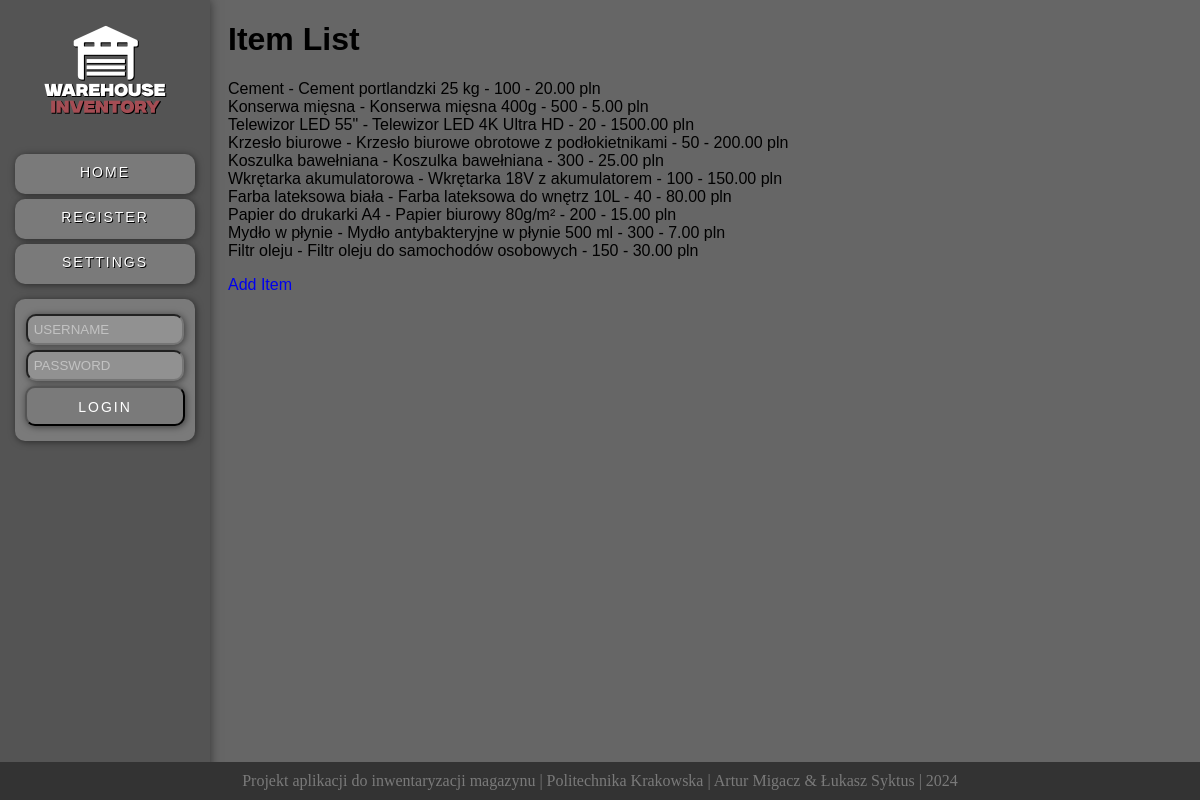
Before: / with the older database file.
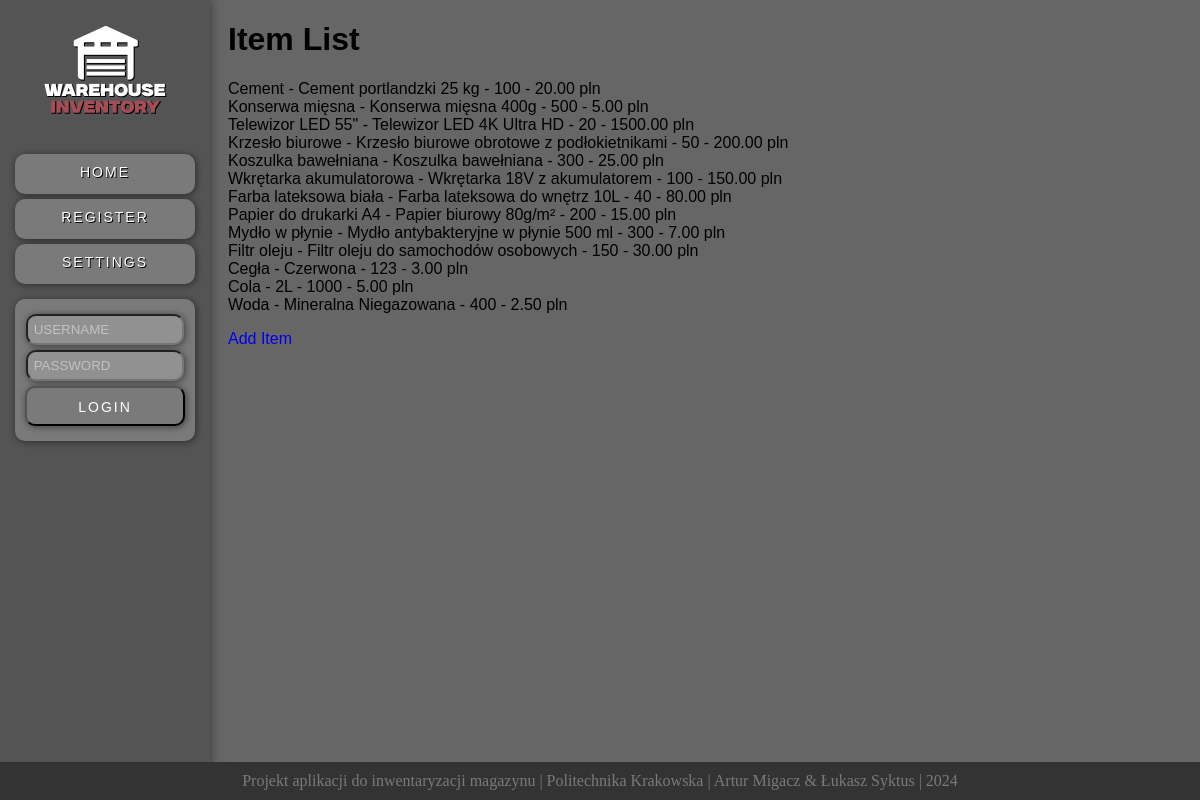
After: the same page with the newer database file.
### warehouseApp/models.py (models this page shows, shortened)
class Item(models.Model):
    name = models.CharField(max_length=200)
    description = models.TextField(blank=True)
    quantity = models.PositiveIntegerField()
    price = models.DecimalField(max_digits=10, decimal_places=2)
    added_date = models.DateTimeField(auto_now_add=True)

### warehouseApp/views.py (the view, shortened to what this page needs)
# urls.py: path('', views.main_view, name='main_view'),
def main_view(request, page='home'):
    items = Item.objects.all()
    return render(request, 'index.html', {'page': page, 'items' : items})

### templates/index.html (shortened to what this page needs)
<!DOCTYPE html>
{% load static %}
<html lang="en">
<head>
    <link rel="stylesheet" href="{% static 'style.css' %}">
</head>
<body>
    <div class="rectangle">
        <img src="{% static 'warehouse_logo_white.png' %}" height="128" width="128" class="logo">
        <ul>
            <a href="/"><li><div class="panel_button"><div class="text_center">HOME</div></div></li></a>
            {% if user.is_authenticated %}
                {% if user.is_staff  %}
                    <a href="/admin"><li><div class="panel_button"><div class="text_center">ADMIN PANEL</div></div></li></a>
                {% endif %}
                <a href="/page/profile"><li><div class="panel_button"><div class="text_center">PROFILE</div></div></li></a>
            {% else %}
                <a href="/page/register"><li><div class="panel_button"><div class="text_center">REGISTER</div></div></li></a>
            {% endif %}
            <a href="/page/settings"><li><div class="panel_button"><div class="text_center">SETTINGS</div></div></li></a>
            {% if not user.is_authenticated %}
                <div class="panel_login">
                    <form action="" method="post">
                        <li><input type="text" class="panel_button panel_input" id="usesrname" name="username" placeholder=" USERNAME" Required></li>
                        <li><input type="password" class="panel_button panel_input password_input" id="password" name="password" placeholder=" PASSWORD" Required></li>
                        <li><button type="submit" class="panel_button panel_button_login"><div class="text_center">LOGIN</div></button></li>
                    </form>
                </div>
            {% else %}
            <a href="/logout"><li><div class="panel_button panel_button_logout"><div class="text_center">LOGOUT</div></div></li></a>
            {% endif %}
        </ul>
    </div>
    <div class="main_content">
        {% if page == "settings" %}
            {% include "settings.html" %}
        {% elif page == "home" %}
            {% include "inventory.html" %}
        {% elif page == "add_item" %}
            {% include "add_item.html" %}
        {% endif %}
    </div>
    <footer>Projekt aplikacji do inwentaryzacji magazynu  |  Politechnika Krakowska  |  Artur Migacz & Łukasz Syktus  |  2024</footer>
</body>
</html>

### templates/inventory.html (shortened to what this page needs)
<!DOCTYPE html>
<html>
<head>
</head>
<body>
<h1>Item List</h1>
<ul>
    {% for item in items %}
        <li>{{ item.name }} - {{ item.description }} - {{ item.quantity }} - {{ item.price }} pln</li>
    {% endfor %}
</ul>
<a href="{% url 'add_item' %}">Add Item</a>
</body>
</html>

### static_files/style.css (style rules this page uses)
.main_content { font-family: 'Milker', sans-serif; height: 90vh; margin-right: 10px; margin-left: 220px; }
.rectangle { font-family: 'Milker', sans-serif; text-shadow: 1px 1px black; width: 210px; height: 100vh; background-color: #545454; position: fixed; top: 0; left: 0; box-shadow: 0px 0px 10px rgba(0, 0, 0, 0.5); }
.logo { display: block; padding-top: 10px; margin-left: auto; margin-right: auto; }
.text_center { padding: 10px; letter-spacing: 2px; font-size: 14px; text-align: center; }
.panel_login { display: block; margin-left: auto; margin-right: auto; width: 180px; height: auto; background-color: #7a7a7a; border-radius: 10px; margin-bottom: 5px; margin-top: 15px; padding-top: 10px; padding-bottom: 10px; color: red; box-shadow: 1px 1px 7px rgba(0, 0, 0, 0.5); text-align: center; }
.panel_button { display: block; margin-left: auto; margin-right: auto; width: 180px; height: 40px; background-color: #7a7a7a; border-radius: 10px; margin-bottom: 5px; margin-top: 5px; color: white; box-shadow: 1px 1px 7px rgba(0, 0, 0, 0.5); }
.panel_input { background-color: #919191; width: 150px; height: 25px; }
.panel_button_login { width: 160px; }
ul { list-style: none; padding: 0px; }
a { text-decoration: none; }
body { background-color: #666666; }
footer { position: fixed; bottom: 0; left: 0; width: 100%; background-color: #333; color: #7a7a7a; padding: 10px 0; text-align: center; }

Changed rows visible on the page:
added Item: name "Cegła", description "Czerwona", quantity "123", price "3.00"
added Item: name "Cola", description "2L", quantity "1000", price "5.00"
added Item: name "Woda", description "Mineralna Niegazowana", quantity "400", price "2.50"
